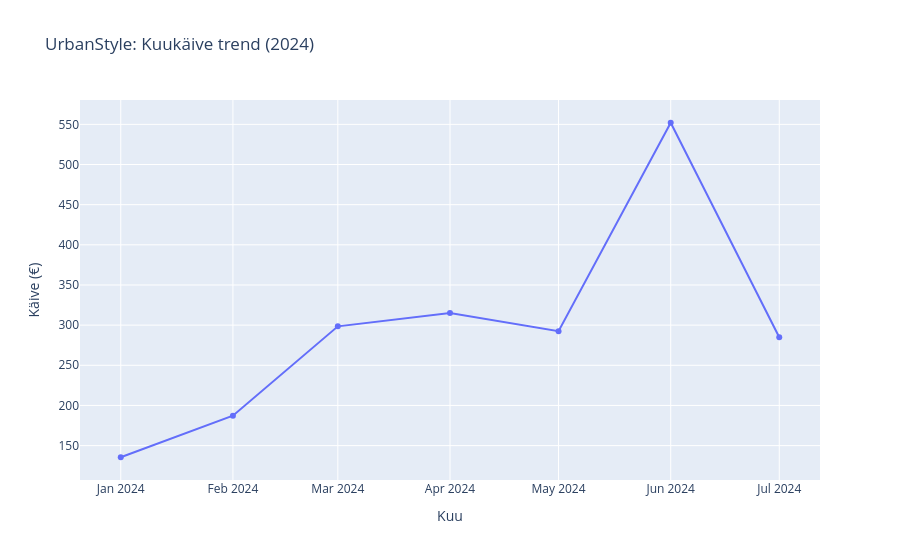

Source (notebook cell):
### Code cell
#Iseseisev töö 3B - kuukäive trend
# Teisendame kuupäeva ja grupeerime kuu kaupa
df['sale_date'] = pd.to_datetime(df['sale_date'])
df['month'] = df['sale_date'].dt.strftime('%Y-%m')

monthly_revenue = df.groupby('month')['total_price'].sum().reset_index()

fig_line = px.line(
    monthly_revenue,
    x='month',
    y='total_price',
    title='UrbanStyle: Kuukäive trend (2024)',
    labels={'month': 'Kuu', 'total_price': 'Käive (€)'},
    markers=True
)
fig_line.show()

### Figure 1 — Plotly figure (JSON) as saved in the notebook; plotly's stock layout.template omitted (floating-point values rounded to 4 significant figures)
{"data": [{"hovertemplate": "Kuu=%{x}<br>Käive (€)=%{y}<extra></extra>", "legendgroup": "", "line": {"color": "#636efa", "dash": "solid"}, "marker": {"symbol": "circle"}, "mode": "lines+markers", "name": "", "orientation": "v", "showlegend": false, "type": "scatter", "x": ["2024-01", "2024-02", "2024-03", "2024-04", "2024-05", "2024-06", "2024-07"], "xaxis": "x", "y": [135.5, 187.3, 298.5, 315.0, 292.5, 552.0, 285.0], "yaxis": "y"}], "layout": {"legend": {"tracegroupgap": 0}, "title": {"text": "UrbanStyle: Kuukäive trend (2024)"}, "xaxis": {"anchor": "y", "domain": [0, 1], "title": {"text": "Kuu"}}, "yaxis": {"anchor": "x", "domain": [0, 1], "title": {"text": "Käive (€)"}}}}
